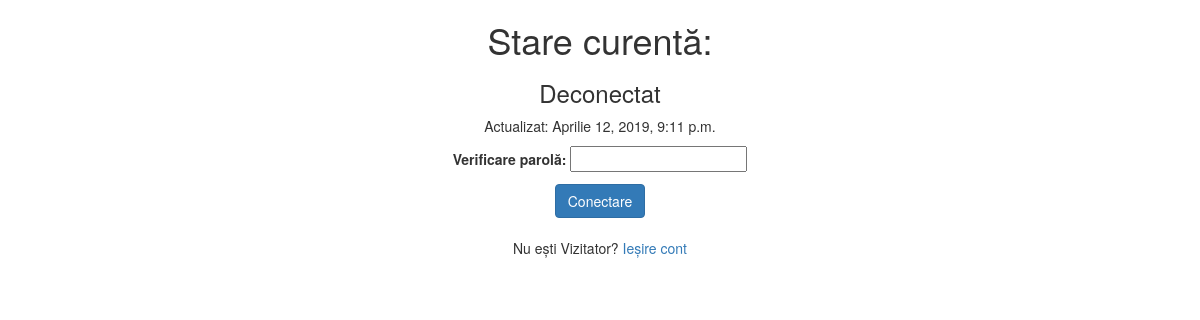
Screenshot of / (signed in) with the database file from the repository.
### timeclock/models.py (models this page shows, shortened)
class UserActivity(models.Model):
    user = models.ForeignKey(settings.AUTH_USER_MODEL)
    activity = models.CharField(max_length=120, default='checkin', choices=USER_ACTIVITY_CHOICES)
    timestamp = models.DateTimeField(auto_now_add=True)
    objects = UserActivityManager()
    class Meta:
        verbose_name = "activitate utilizator"
        verbose_name_plural = "activitati utilizator"
    @property
    def next_activity(self):
        next = "Conectare"
        if self.activity == 'checkin':
            next = "Deconectare"
        return next
    @property
    def current(self):
        current = "Deconectat"
        if self.activity == 'checkin':
            current = "Conectat"
        return current

### timeclock/views.py (the view, shortened to what this page needs)
# urls.py: url(r'^$', ActivityView.as_view()),
class ActivityView(View):
    @method_decorator(login_required)
    def dispatch(self, *args, **kwargs):
        return super(ActivityView, self).dispatch(*args, **kwargs)
    def get(self, request, *args, **kwargs):
        if not request.user.is_authenticated():
            return HttpResponseRedirect("/login/")
        if request.session.get("username"):
            username_auth = request.user.username
            username_ses = request.session.get("username")
            if username_ses == username_auth:
                username = username_auth
                context = {}
                if username:
                    form = UserActivityForm(initial={"username": username})
                    context["form"] = form
                    if request.user.is_authenticated():
                        obj = UserActivity.objects.current(request.user)
                        context['object'] = obj
        else:
            logout(request)
            return HttpResponseRedirect("/login/")
        return render(request, "timeclock/activity-view.html", context)

### timeclock/forms.py (shortened to what this page needs)
class UserActivityForm(forms.Form):
    username = forms.CharField(widget=forms.HiddenInput)
    password = forms.CharField(label='Verificare parolă', widget=forms.PasswordInput)

### timeclock/models.py (called while the page is built)
    def current(self, user=None):
        if user is None:
            return self
        return self.filter(user=user).order_by('-timestamp').first()

    def get_queryset(self, *args, **kwargs):
        return UserActivityQuerySet(self.model, using=self._db)

    def current(self, user=None):
        if user is None:
            return None
        current_obj = self.get_queryset().current(user)
        return current_obj

### timeclock/templates/timeclock/activity-view.html (shortened to what this page needs)
{%extends "base.html" %}
{% block content %}
{% if object %}
<h1>Stare curentă:</h1>
<h3>{{ object.current }}</h3>
<p>Actualizat: {{ object.timestamp }}</p>
{% endif %}
<form method='POST' action=''>
    {{ form.as_p }}
    <input class='btn btn-primary' type='submit' value='{% if object %}{{object.next_activity }}{% else %}Check in{% endif %}' />
</form>
<br/>
<p>Nu ești {{ object.user.username }}? <a href='/logout'>Ieșire cont</a></p>
{% endblock %}

### rows the page displays
UserActivity: current "Deconectat", timestamp "Aprilie 12, 2019, 9:11 p.m.", next_activity "Conectare", user.username "Vizitator"
